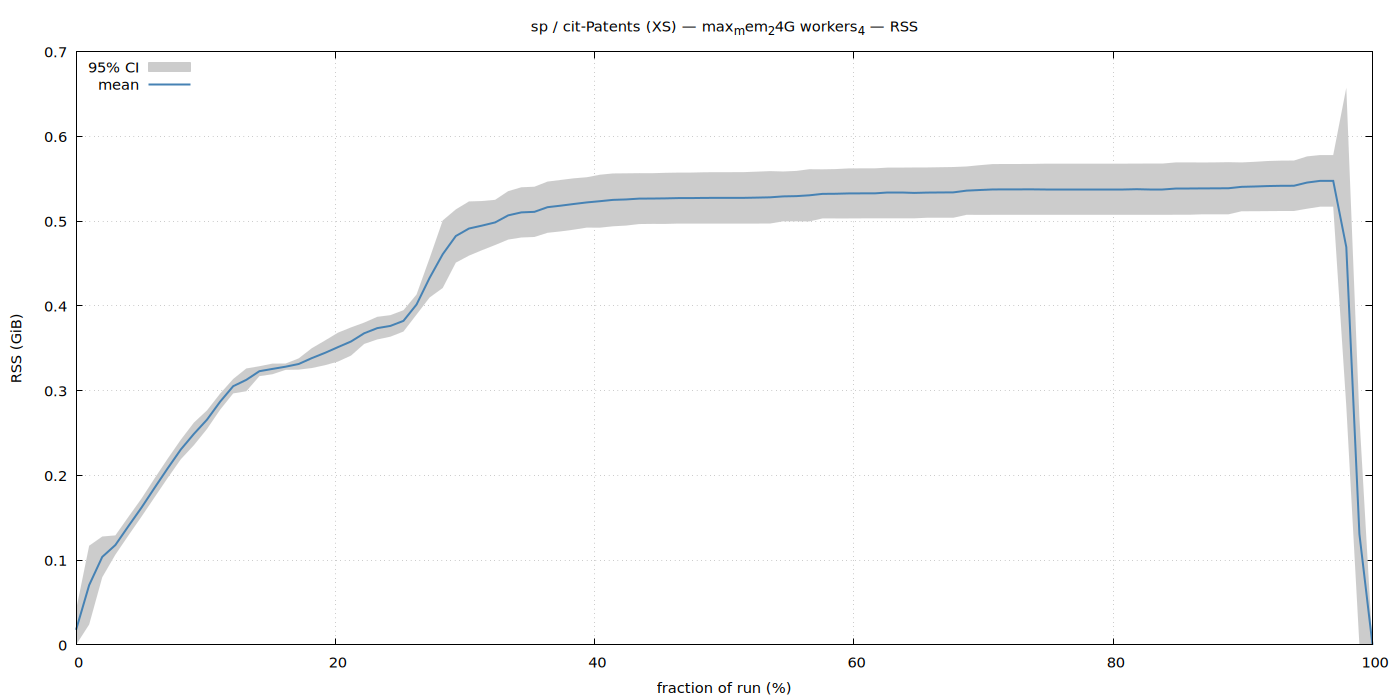

Write gnuplot code to recreate this figure.
set terminal pngcairo size 1400,700 enhanced font 'Sans,11'
set output '/home/ubuntu/nvm/results/sp/XS/cit-Patents/max_mem_24G_workers_4/rss.png'
set title "sp / cit-Patents (XS) — max_mem_24G workers_4 — RSS"
set xlabel 'fraction of run (%)'
set ylabel 'RSS (GiB)'
set grid
set key top left
set yrange [0:*]
plot '/home/ubuntu/nvm/results/sp/XS/cit-Patents/max_mem_24G_workers_4/rss.dat' using 1:3:4 with filledcurves lc rgb '#cccccc' title '95% CI', \
     '' using 1:2 with lines lw 2 lc rgb '#4682b4' title 'mean'
